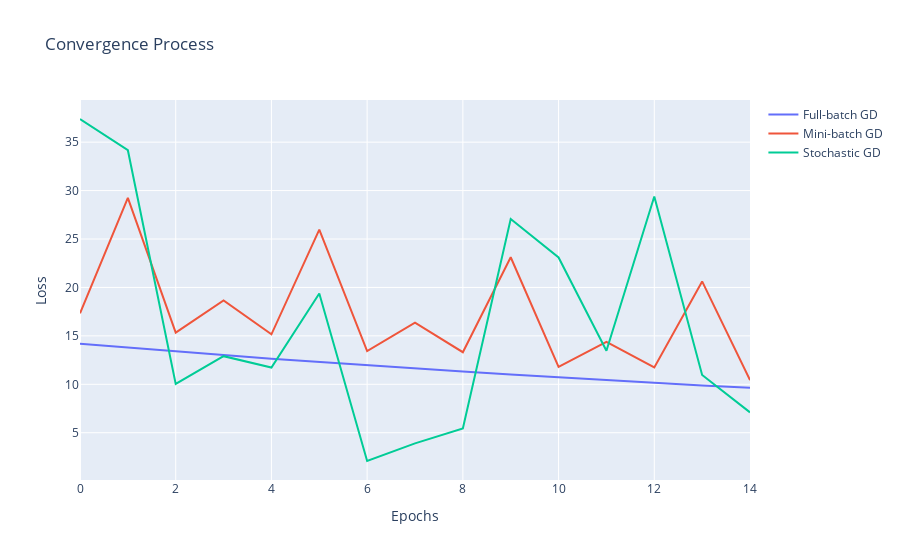

The cell this chart's notebook holds for it:
### Code cell
# Visualize the convergence process for 15 epochs using plotly
epochs = 15
fig = go.Figure()
fig.add_trace(go.Scatter(x=np.arange(epochs), y=full_batch_losses[:epochs], mode='lines', name='Full-batch GD'))
fig.add_trace(go.Scatter(x=np.arange(epochs), y=mini_batch_losses[:epochs], mode='lines', name='Mini-batch GD'))
fig.add_trace(go.Scatter(x=np.arange(epochs), y=stochastic_losses[:epochs], mode='lines', name='Stochastic GD'))
fig.update_layout(title='Convergence Process', xaxis_title='Epochs', yaxis_title='Loss')
fig.show()

### Figure 1 — Plotly figure (JSON) as saved in the notebook; plotly's stock layout.template omitted (floating-point values rounded to 4 significant figures)
{"data": [{"mode": "lines", "name": "Full-batch GD", "type": "scatter", "x": [0, 1, 2, 3, 4, 5, 6, 7, 8, 9, 10, 11, 12, 13, 14], "y": [14.19, 13.79, 13.39, 13.01, 12.65, 12.3, 11.96, 11.63, 11.31, 11.01, 10.71, 10.43, 10.15, 9.888, 9.632]}, {"mode": "lines", "name": "Mini-batch GD", "type": "scatter", "x": [0, 1, 2, 3, 4, 5, 6, 7, 8, 9, 10, 11, 12, 13, 14], "y": [17.33, 29.25, 15.33, 18.66, 15.16, 25.97, 13.42, 16.37, 13.31, 23.12, 11.8, 14.39, 11.74, 20.62, 10.43]}, {"mode": "lines", "name": "Stochastic GD", "type": "scatter", "x": [0, 1, 2, 3, 4, 5, 6, 7, 8, 9, 10, 11, 12, 13, 14], "y": [37.39, 34.17, 10.04, 12.9, 11.73, 19.38, 2.081, 3.896, 5.439, 27.06, 23.1, 13.46, 29.39, 10.96, 7.102]}], "layout": {"title": {"text": "Convergence Process"}, "xaxis": {"title": {"text": "Epochs"}}, "yaxis": {"title": {"text": "Loss"}}}}
